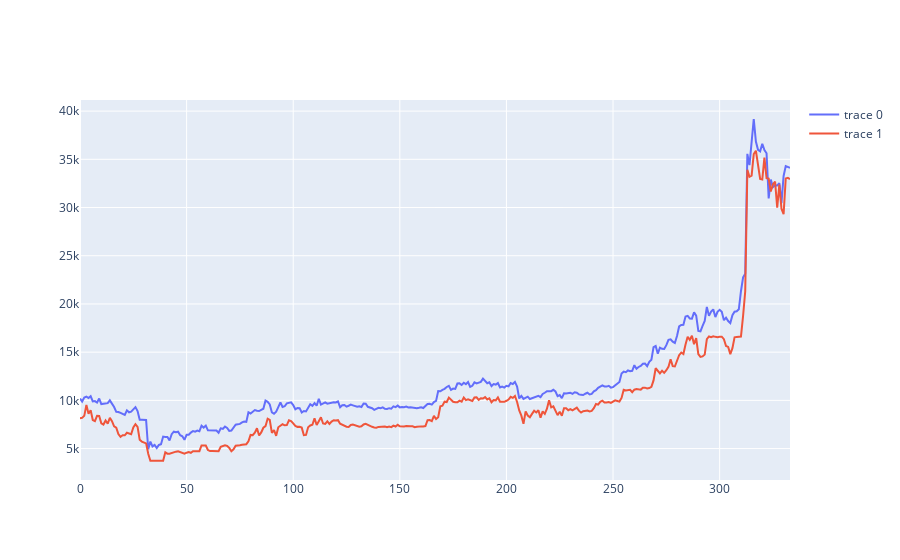

Notebook code cell kept with this figure:
### Code cell
load_model = joblib.load('DF_models/BTC_RF.HDF5')
y_pred = load_model.predict(input_scaled)
prices_df =pd.DataFrame(list(zip(y_pred,target)), columns=['Predicted', 'Actual'])


import plotly.graph_objects as go
import plotly.graph_objects as go

fig = go.Figure()
fig.add_trace(
    go.Scatter(
        y=prices_df['Actual']
    ))

fig.add_trace(
    go.Scatter(
        y=prices_df['Predicted']
    ))


fig.show()

### Figure 1 — Plotly figure (JSON) as saved in the notebook; plotly's stock layout.template omitted (floating-point values rounded to 4 significant figures; data arrays with more than 128 entries replaced by an {"elided": "..."} marker saying what was removed)
{"data": [{"type": "scatter", "y": {"elided": "334 float values"}}, {"type": "scatter", "y": {"elided": "334 float values"}}], "layout": {}}
